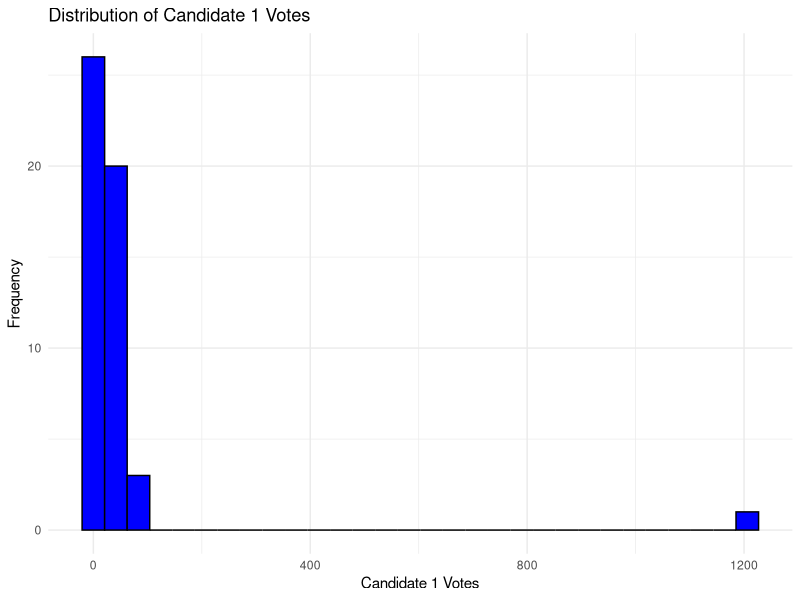

Recreate this plot in R.
## ---- chunk 1
install.packages("readxl")
install.packages("dplyr")
install.packages("tidyr")
install.packages("tidyverse")
install.packages("broom")
install.packages("ggplot2")
install.packages("MASS")
library("ggplot2")
library("MASS")
library("tidyverse")
library("broom")
library("readxl")
library("dplyr")
library("tidyr")
## ---- chunk 2
library("readxl")
library("dplyr")


data <- read_excel("Vote Totals Report From Official Tabulation - Hamilton Centre 036.xlsx", skip = 10)

head(data)

print(colnames(data))

col_names <- c("Poll_Number", "Some_Other_Column", "Accepted_Ballots", "Column4", "Candidate1_Votes",
               "Total_Ballots", "Ballots_Declined", "Column8", "Column9", "Column10", "Column11", 
               "Column12", "Column13", "Column14", "Column15", "Column16", "Column17", "Column18", 
               "Column19", "Column20", "Column21", "Column22", "Voting_Location")

names(data) <- col_names

data_cleaned <- data %>%
  select(Poll_Number, Accepted_Ballots, Candidate1_Votes, Total_Ballots, Ballots_Declined) %>%
  mutate(
    Accepted_Ballots = as.integer(gsub(",", "", Accepted_Ballots)),
    Candidate1_Votes = as.integer(gsub(",", "", Candidate1_Votes)),
    Total_Ballots = as.integer(gsub(",", "", Total_Ballots)),
    Ballots_Declined = as.numeric(gsub(",", "", Ballots_Declined))
  )

head(data_cleaned)

## ---- chunk 3
library("ggplot2")
ggplot(data_cleaned, aes(x=Candidate1_Votes)) + 
  geom_histogram(bins=30, fill="blue", color="black") +
  theme_minimal() +
  labs(title="Distribution of Candidate 1 Votes", x="Candidate 1 Votes", y="Frequency")


## ---- chunk 4
library("dplyr")

data_cleaned <- data_cleaned %>%
  mutate(Candidate1_Win = ifelse(Candidate1_Votes > Total_Ballots/2, 1, 0))

model_logistic <- glm(Candidate1_Win ~ Total_Ballots + Ballots_Declined, data=data_cleaned, family=binomial)
summary(model_logistic)

## ---- chunk 5
model_poisson <- glm(Candidate1_Votes ~ Total_Ballots + Ballots_Declined, data=data_cleaned, family=poisson)
summary(model_poisson)

## ---- chunk 6
model_negbin <- MASS::glm.nb(Candidate1_Votes ~ Total_Ballots + Ballots_Declined, data=data_cleaned)
summary(model_negbin)

